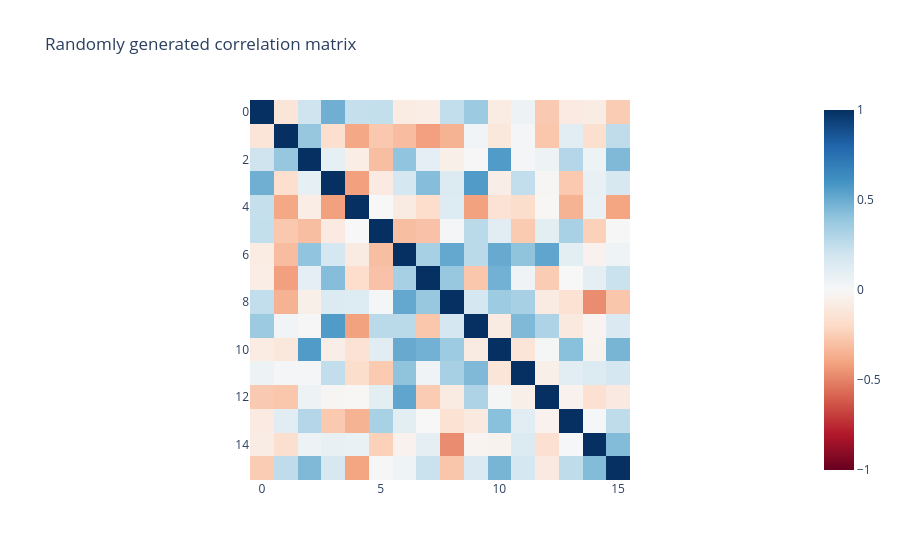

Here is the notebook cell this chart was saved with:
### Markdown cell above
## Correlated Features

Real features often co-occur. For example, we'd expect that "cat" and "furry" features frequely fire together, but "cat" and "physicist" likely almost never fire together. We can add correlations between features by providing a `correlation_matrix` to the `ActivationGenerator`. You can make create correlation matrix manually, or you can use the `generate_random_correlation_matrix` helper if you'd just like some random correlations:

### Code cell
from sae_lens.synthetic import generate_random_correlation_matrix
import plotly.express as px

corr_matrix = generate_random_correlation_matrix(
    num_features=num_features,
)

# Create an activation generator with correlations
correlated_gen = ActivationGenerator(
    num_features=num_features,
    firing_probabilities=0.15,
    correlation_matrix=corr_matrix,
)

px.imshow(
    corr_matrix,
    title="Randomly generated correlation matrix",
    color_continuous_scale="rdbu",
    zmin=-1,
    zmax=1,
)

### Figure 1 — Plotly figure (JSON) as saved in the notebook; plotly's stock layout.template omitted (floating-point values rounded to 4 significant figures; data arrays with more than 128 entries replaced by an {"elided": "..."} marker saying what was removed)
{"data": [{"coloraxis": "coloraxis", "hovertemplate": "x: %{x}<br>y: %{y}<br>color: %{z}<extra></extra>", "name": "0", "type": "heatmap", "xaxis": "x", "yaxis": "y", "z": {"elided": "16x16 float values"}}], "layout": {"coloraxis": {"cmax": 1, "cmin": -1, "colorscale": [[0.0, "rgb(103,0,31)"], [0.1, "rgb(178,24,43)"], [0.2, "rgb(214,96,77)"], [0.3, "rgb(244,165,130)"], [0.4, "rgb(253,219,199)"], [0.5, "rgb(247,247,247)"], [0.6, "rgb(209,229,240)"], [0.7, "rgb(146,197,222)"], [0.8, "rgb(67,147,195)"], [0.9, "rgb(33,102,172)"], [1.0, "rgb(5,48,97)"]]}, "title": {"text": "Randomly generated correlation matrix"}, "xaxis": {"anchor": "y", "constrain": "domain", "domain": [0.0, 1.0], "scaleanchor": "y"}, "yaxis": {"anchor": "x", "autorange": "reversed", "constrain": "domain", "domain": [0.0, 1.0]}}}
